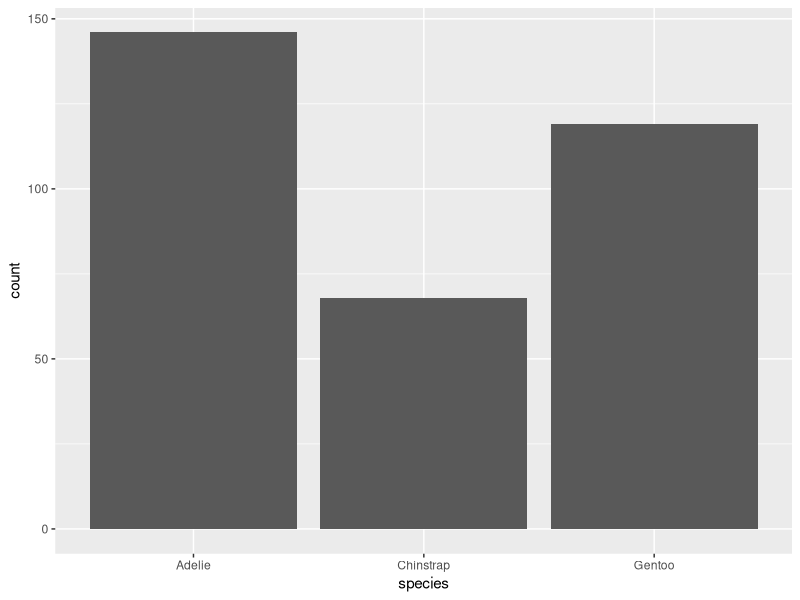
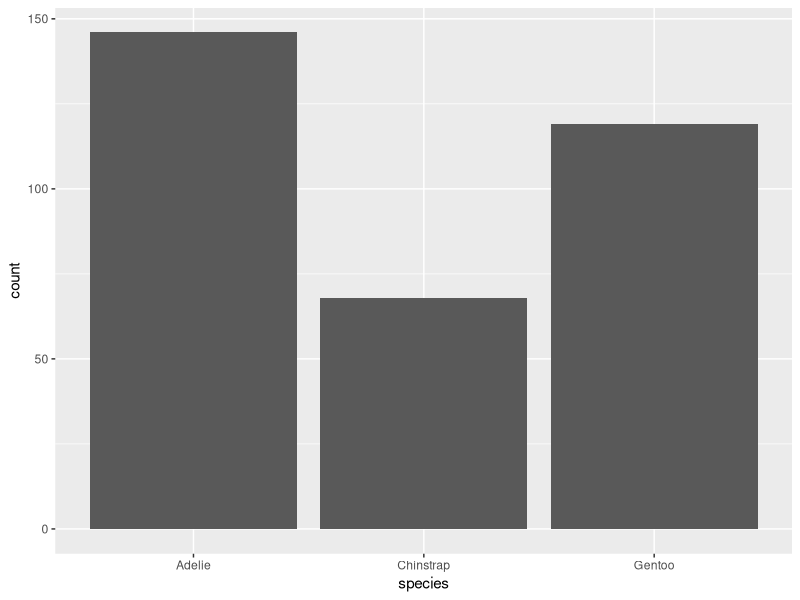
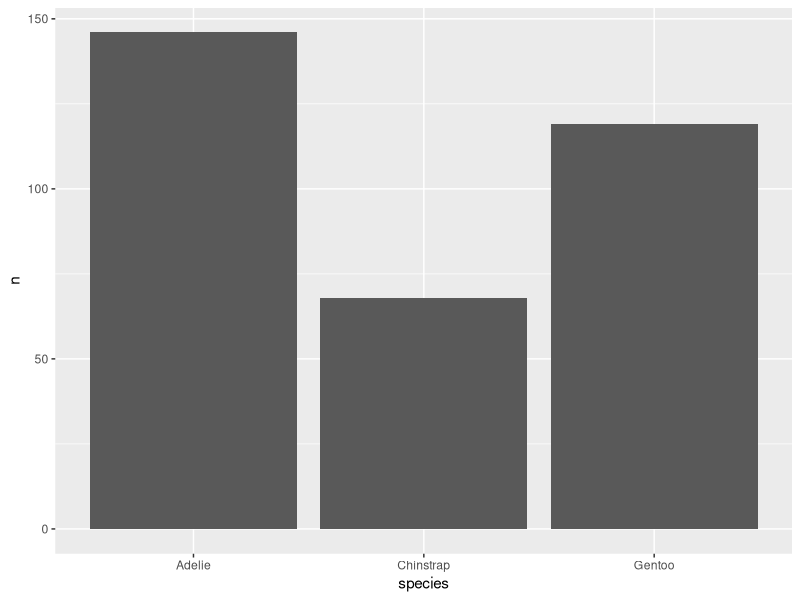
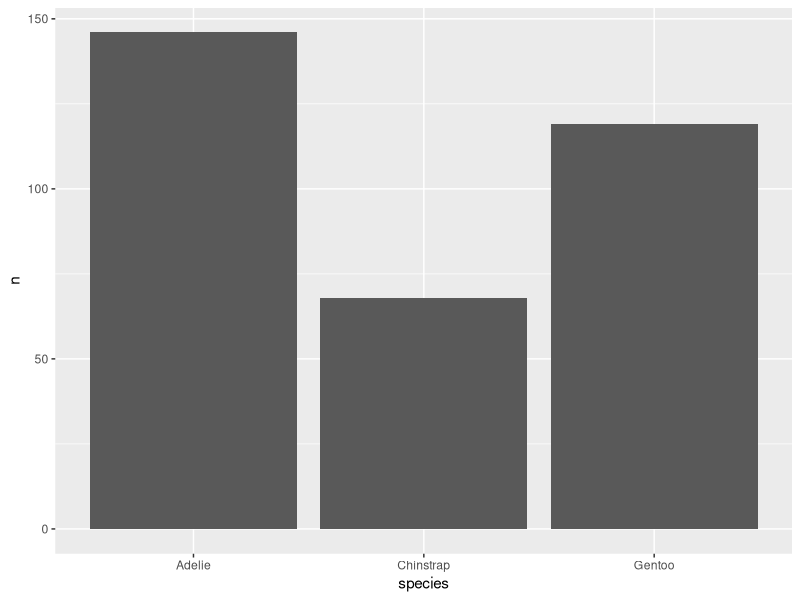
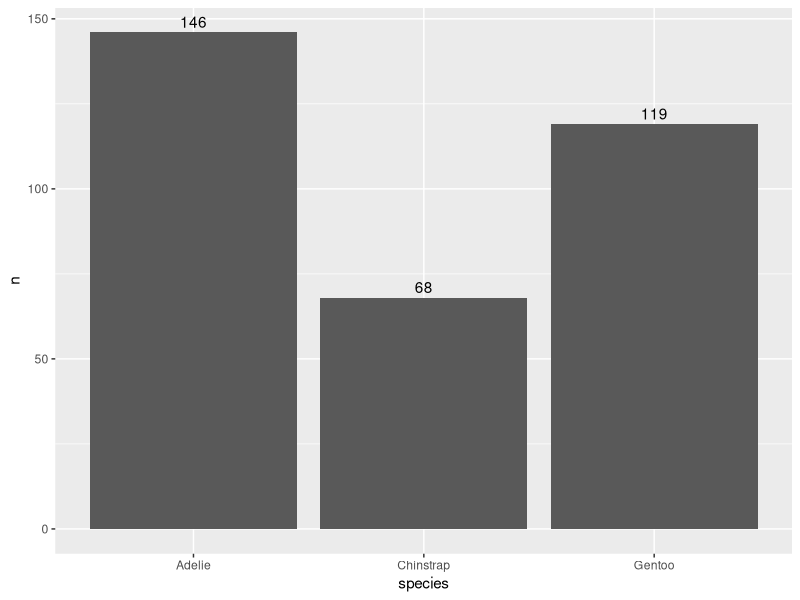
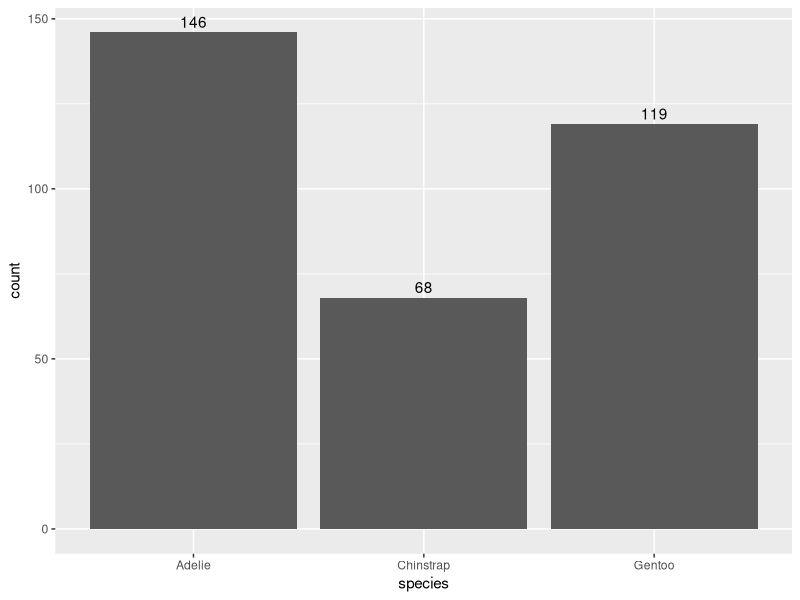
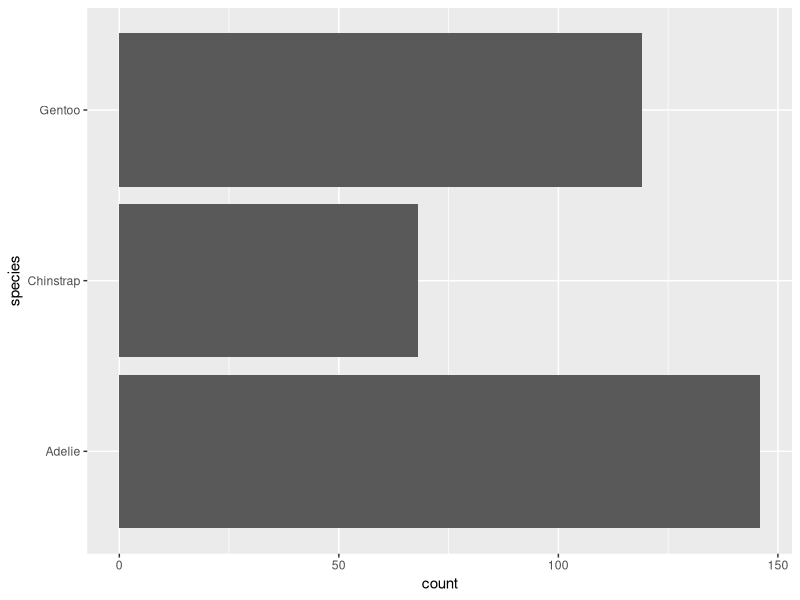
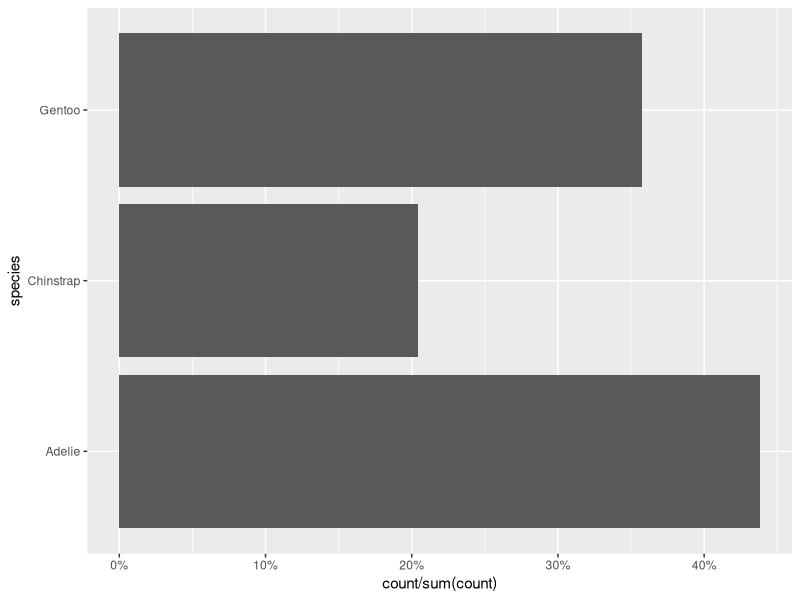

Generate these figures, in order, with R:
## ---- chunk 1
library(tidyverse)
library(palmerpenguins)

penguins <- penguins %>% drop_na()
## ---- chunk 2
penguins %>% 
  ggplot(aes(x = species)) +
  geom_bar()
## ---- chunk 3
# count(penguins, species)

penguins %>% 
  ggplot(aes(x = species)) +
  geom_bar(stat = "count")


penguins %>% 
  count(species) %>%
  ggplot(aes(x = species, y = n)) +
  geom_bar(stat = "identity")


penguins %>% 
  count(species) %>%
  ggplot(aes(x = species, y = n)) +
  geom_col()
## ---- chunk 4
penguins %>% 
  count(species) %>% 
  ggplot(aes(x = species, y = n)) +
  geom_col() +
  geom_text(aes(label = n), vjust = -0.4)


penguins %>%
  ggplot(aes(species)) +
  stat_count(geom = "bar") +
  stat_count(
    aes(label = after_stat(count)),
    geom = "text", vjust = -.4
  )  
## ---- chunk 5
penguins %>% 
  ggplot(aes(y = species)) +
  geom_bar(aes(x = stat(count)))


penguins %>% 
  ggplot(aes(y = species)) +
  geom_bar(aes(x = stat(count) / sum(stat(count)))) +
  scale_x_continuous(labels = scales::percent)


penguins %>% 
  ggplot(aes(y = species)) +
  geom_bar(aes(x = stat(count) / sum(count))) +
  scale_x_continuous(labels = scales::percent)
## ---- chunk 6
ggplot() +
  layer(
      data       = penguins,
      mapping    = aes(x = species, y = bill_length_mm, color = fct_rev(sex)),
      stat       = "summary", 
      params     = list(fun = "mean"),
      geom       = "point",
      position   = position_dodge(width = 0.5)
  )
## ---- chunk 7
m <- penguins %>%
  group_by(sex) %>%
  summarise(
    mean = mean(body_mass_g)
  )
m


penguins %>%
  ggplot(aes(x = sex, y = body_mass_g)) +
  geom_jitter() +
  geom_point(
    data = m, aes(y = mean), size = 5, color = "red"
  ) +
  geom_text(
    data = m,
    aes(x = sex, y = mean, label = round(mean, 2)), size = 5,
    color = "red", vjust = -1
  )
